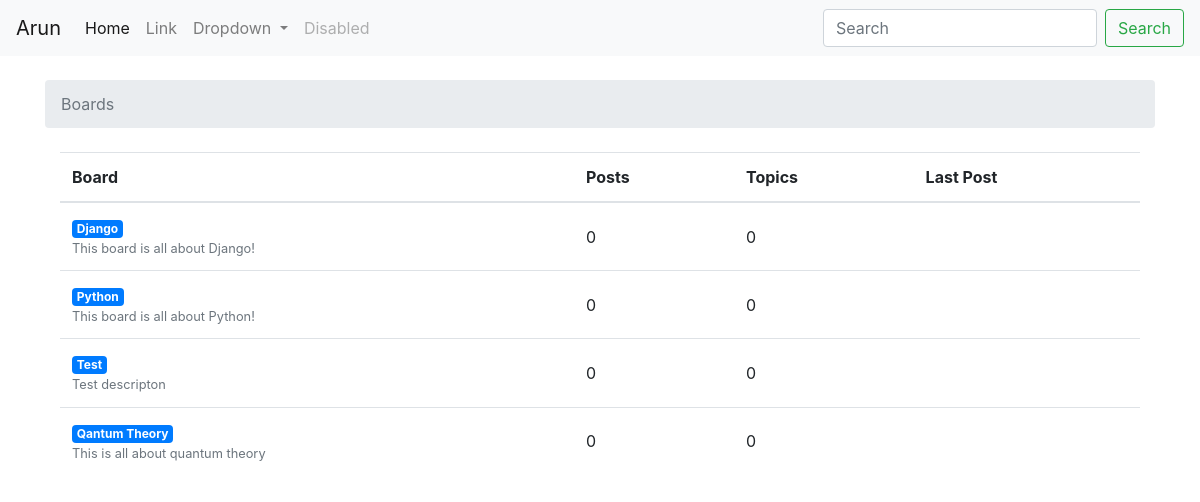
The page / on the database its author committed.
### boards/models.py (models this page shows, shortened)
class Board(models.Model):
    name = models.CharField(max_length=30, unique=True)
    description = models.CharField(max_length=100)

### boards/views.py (the view)
# urls.py: 2. Add a URL to urlpatterns:  url(r'^$', views.home, name='home')
def home(request):
    boards = Board.objects.all()
    context = {'boards': boards}
    return render(request, 'home.html', context)

### templates/home.html
<!DOCTYPE html>
{% extends 'base.html' %}
{% block where %}
<li class="breadcrumb-item active">Boards</li>
{% endblock %}
{% block content %}
<div class="container">
  <table class="table">
    <thead class="thead-inverse">
      <tr>
        <th>Board</th>
        <th>Posts</th>
        <th>Topics</th>
        <th>Last Post</th>
      </tr>
    </thead>
    <tbody>
      {% for board in boards %}
      <tr>
        <td>
          <a href="{% url 'board_topics' board.pk %}" class="badge badge-primary">{{ board.name }}</a>
          <small class="text-muted d-block">{{ board.description }}</small>
        </td>
        <td class="align-middle">0</td>
        <td class="align-middle">0</td>
        <td></td>
      </tr>
      {% endfor %}
    </tbody>
  </table>
</div>
{% endblock %}

### rows shown on the page
Board: name "Django", description "This board is all about Django!"
Board: name "Python", description "This board is all about Python!"
Board: name "Test", description "Test descripton"
Board: name "Qantum Theory", description "This is all about quantum theory"
